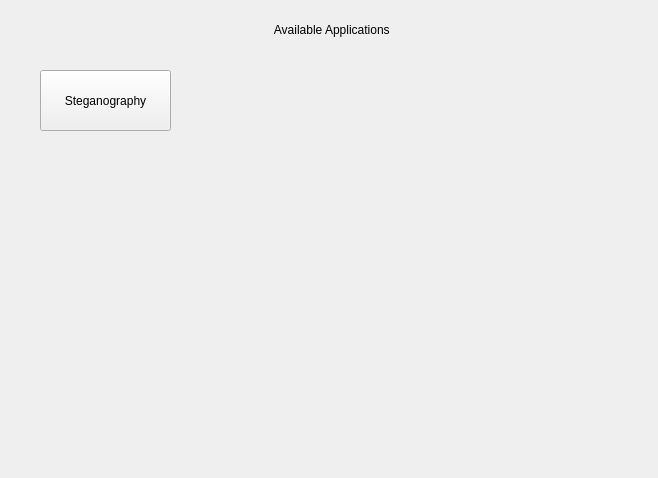
<?xml version="1.0" encoding="UTF-8"?>
<ui version="4.0">
 <class>Form</class>
 <widget class="QWidget" name="Form">
  <property name="geometry">
   <rect>
    <x>0</x>
    <y>0</y>
    <width>658</width>
    <height>478</height>
   </rect>
  </property>
  <property name="windowTitle">
   <string>Form</string>
  </property>
  <widget class="QLabel" name="label">
   <property name="geometry">
    <rect>
     <x>18</x>
     <y>20</y>
     <width>631</width>
     <height>20</height>
    </rect>
   </property>
   <property name="text">
    <string>Available Applications </string>
   </property>
   <property name="alignment">
    <set>Qt::AlignCenter</set>
   </property>
  </widget>
  <widget class="QPushButton" name="pushButton">
   <property name="geometry">
    <rect>
     <x>40</x>
     <y>70</y>
     <width>131</width>
     <height>61</height>
    </rect>
   </property>
   <property name="text">
    <string>Steganography</string>
   </property>
  </widget>
 </widget>
 <resources/>
 <connections/>
</ui>
